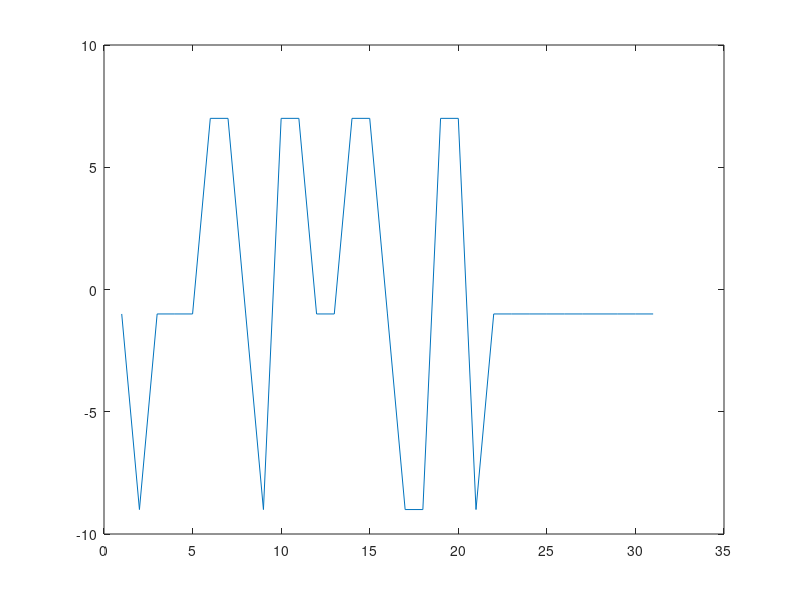

Write the MATLAB code that produced this figure.
clc;

stan_poczatkowy = [1 0 0 0 0];
len = length(stan_poczatkowy);
P = 2^len - 1; 
%wielomian 1+x^3+x^5
wielomian = [0 0 1 0 1];
%wielomian 1+x^2+x^3+x^4+x^5
wielomian2 =[0 1 1 1 1];
sekwencje = zeros(1, P);
sekwencje2 = zeros(1, P);
sekwencje(1) = stan_poczatkowy(len); 
sekwencje2(1) = stan_poczatkowy(len); 
temp1 = stan_poczatkowy; 
for i=2:P
    temp2 = circshift(temp1,[0 1]) ; 
    temp2(1) = mod(sum(wielomian.*temp1), 2);
    temp1 = temp2;
    sekwencje(i) = temp1(len);
end

temp1 = stan_poczatkowy; 
for i=2:P
    temp2 = circshift(temp1,[0 1]) ; 
    temp2(1) = mod(sum(wielomian2.*temp1), 2);
    temp1 = temp2;
    sekwencje2(i) = temp1(len);
end



mseq1 = sekwencje;
mseq2 = sekwencje2;
mseq3 = circshift( sekwencje2', 1)';
mseq4 = circshift( sekwencje2', 2)';
mseq5 = circshift( sekwencje2', 3)';
seqgold1 = zeros(1,31);
seqgold2 = zeros(1,31);
seqgold3 = zeros(1,31);
seqgold4 = zeros(1,31);

%% sekwencje golda

for i=1:31
   seqgold1(i) = xor(mseq1(i),mseq2(i));
   seqgold2(i) = xor(mseq1(i),mseq3(i));
   seqgold3(i) = xor(mseq1(i),mseq4(i));
   seqgold4(i) = xor(mseq1(i),mseq5(i));
end

for i=1:31
    if (seqgold1(i) == 0)
         seqgold1(i)=-1;
    end
end

for i=1:31
    if (seqgold2(i) == 0)
         seqgold2(i)=-1;
    end
end

for i=1:31
    if (seqgold3(i) == 0)
         seqgold3(i)=-1;
    end
end

    

%% funkcja korelacji wzajemnej

korelacjawzajemna=zeros(1,31);

 for i=1:31
     wynik=0;
     for j=1:31
         k=mod(j-i,31)+1;
        wynik=wynik+(seqgold1(j)*seqgold3(k));
    end
    korelacjawzajemna(i)=wynik;
end

plot(korelacjawzajemna);
